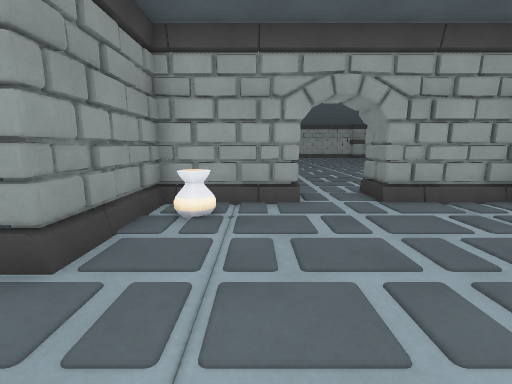
View 1 (above)

19 first-person views from a walk through a 3-D level made in the Unity game engine. The camera is 1.4 m above the floor, tilts 10° down and sees 90° across. Doors are open. The floor is counted in squares, 1 m on a side. Each view is taken from the middle of a square. On the plan, view 1 faces up. The plan holds only what a view shows up to about 13 squares ahead; the rest is blank. The place goes on beyond the plan. The player is left out.

View 2
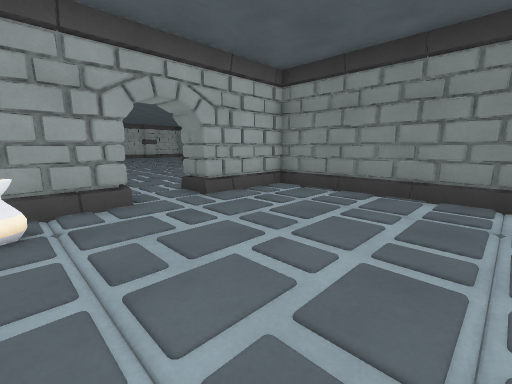

View 3
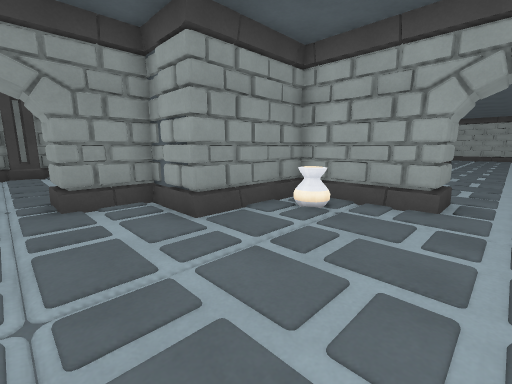

View 4
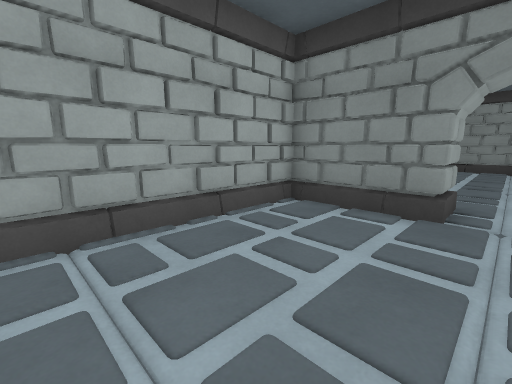

View 5
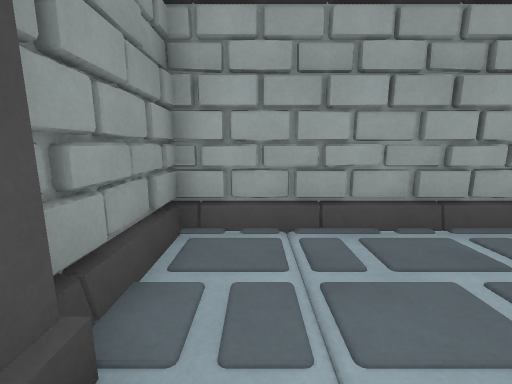

View 6
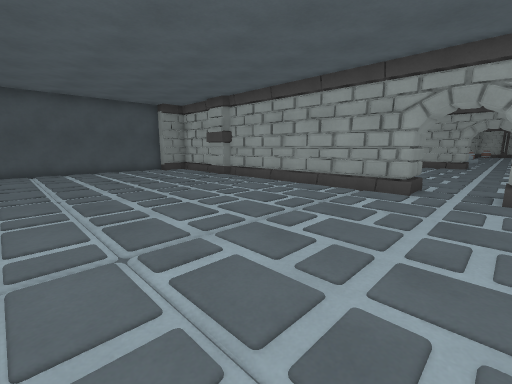

View 7
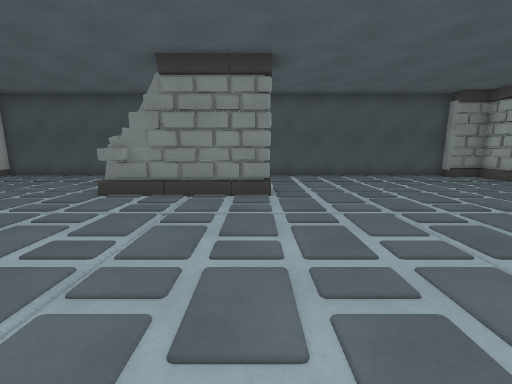

View 8
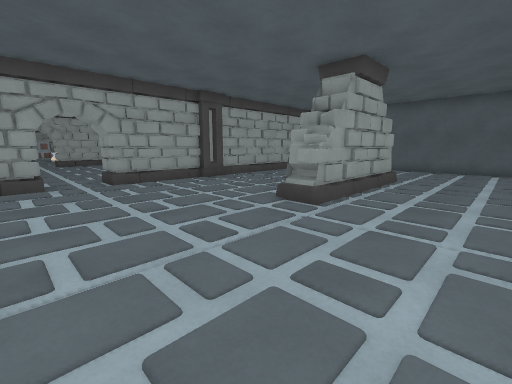

View 9
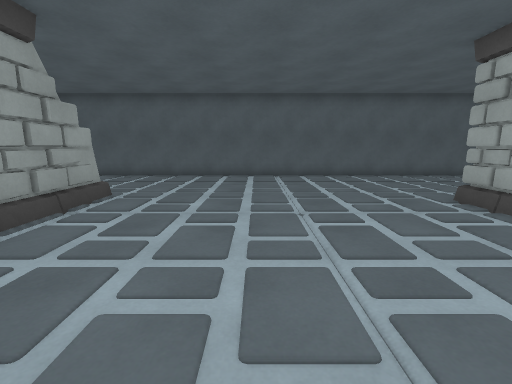

View 10
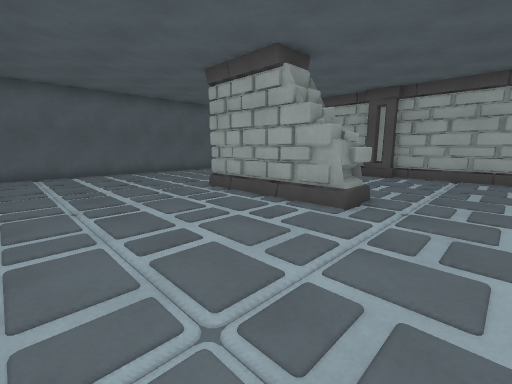

View 11
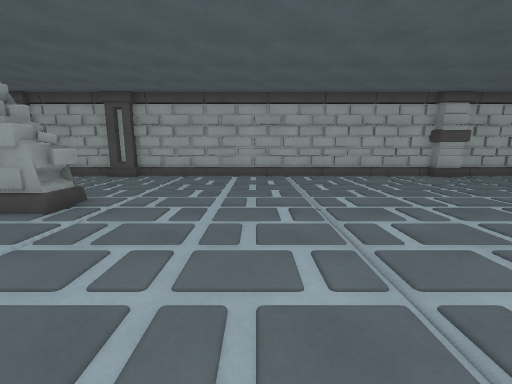

View 12
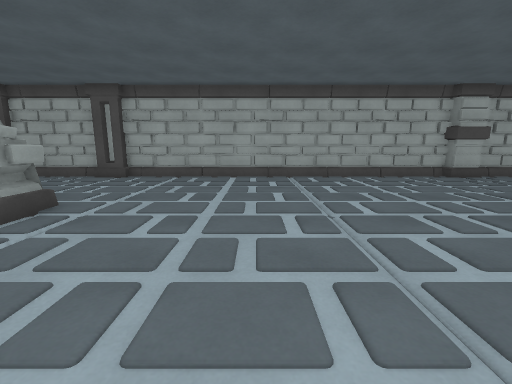

View 13
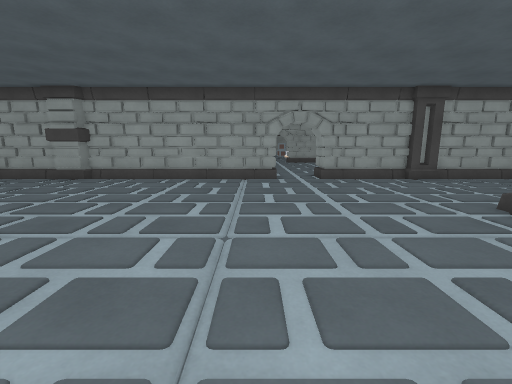

View 14
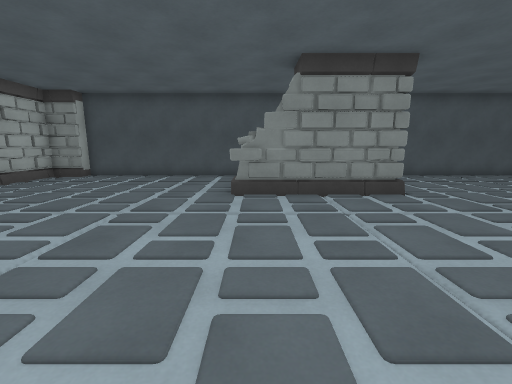

View 15
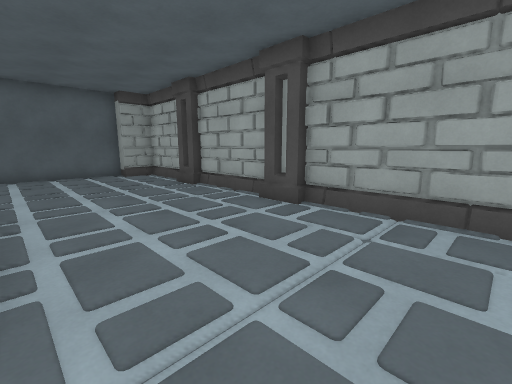

View 16
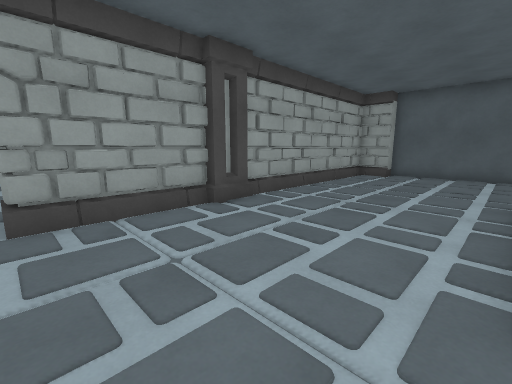

View 17
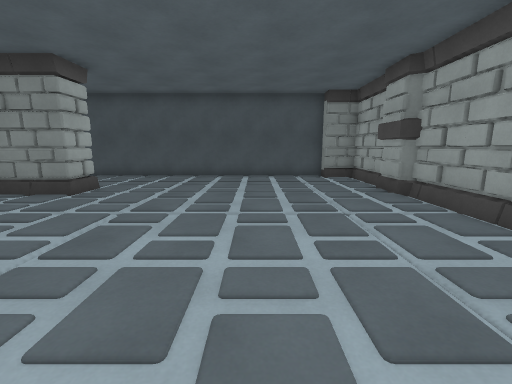

View 18
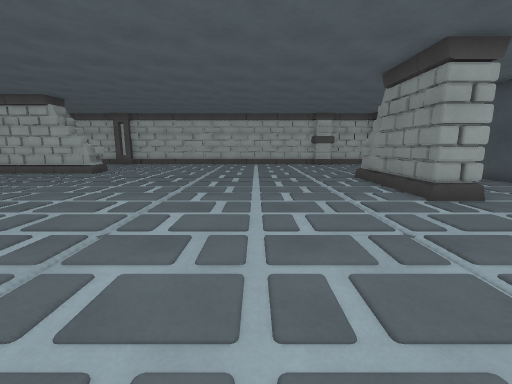

View 19
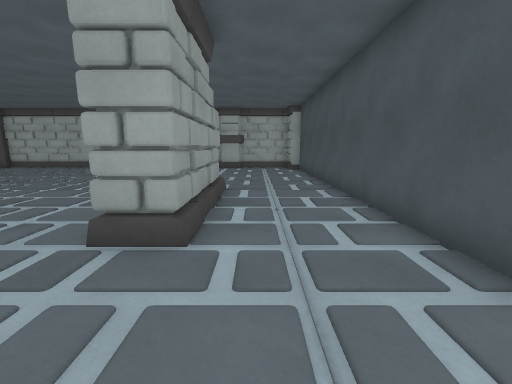

### Floor plan
Key: @ floor where view 1 was taken; # wall or solid block; . floor; / step, stairs or slope; D open door; = window, fence, low wall or low ledge; P pot; O other object.
Columns run from 13 left of view 1 to 17 right of it. Each row starts with its distance up from view 1.
 32  #############################
 31 ##..///..///.............//..##
 30 #/.........................../#
 29 #.............................#
 28 #.............................#
 27 #.............................#
 26 #......  .....................#
 25 #......#####..................#
 24 #.............................#
 23 #........................#=...#
 22 #........................##...#
 21 #........................##...#
 20 #........................##...#
 19 #........................##...#
 18 #........................##...#
 17 #.............................#
 16 #.............................#
 15 #.............................#
 14 #.....######..................#
 13 #.............................#
 12 #.............................#
 11 #.............................#
 10 #.............................#
  9 #.............................#
  8 ##.......................##..##
  7  #############DDD#############
  6           #####.#####
  5           #/P.......#
  4  ##########/........#
  3 ##......###/........#
  2 #.......#/..........#
  1 #O......#/..........#
  0 #/......D....@......#

Where each view was taken, in squares from view 1:
view 1: 0 up, 0 right, facing up
view 2: 0 up, 1 left, facing up-right
view 3: 0 up, 2 right, facing up-left
view 4: 0 up, 11 left, facing up-right
view 5: 0 up, 11 left, facing up
view 6: 16 up, 1 right, facing down-right
view 7: 18 up, 4 right, facing right
view 8: 18 up, 4 right, facing down-left
view 9: 19 up, 0 right, facing left
view 10: 19 up, 1 right, facing up-left
view 11: 19 up, 3 right, facing up
view 12: 20 up, 3 right, facing up
view 13: 19 up, 4 right, facing down
view 14: 22 up, 4 right, facing right
view 15: 26 up, 1 right, facing up-left
view 16: 13 up, 1 right, facing down-left
view 17: 12 up, 4 right, facing right
view 18: 11 up, 7 right, facing up
view 19: 14 up, 14 right, facing up
